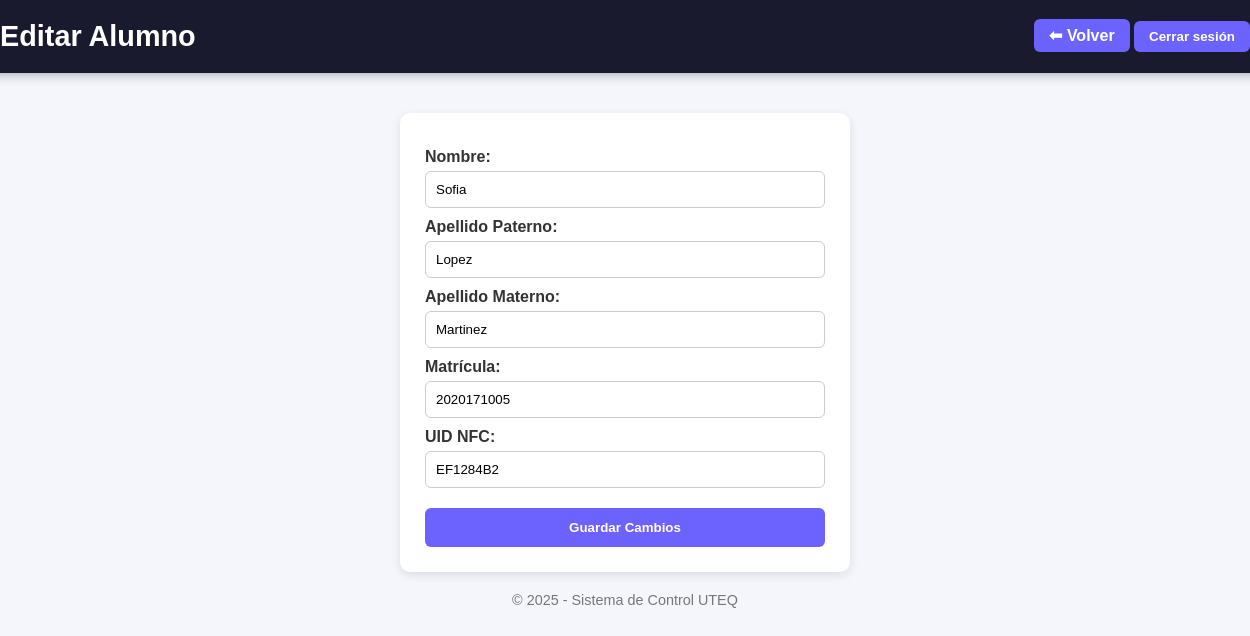
Screenshot of /admin/editar_alumno.php?id=5 (signed in) with the database file from the repository.
### tables this page shows
CREATE TABLE alumnos (
  id_alumno INT AUTO_INCREMENT PRIMARY KEY,
  nombre VARCHAR(100) NOT NULL,
  ApellidoP VARCHAR(100) NOT NULL,
  ApellidoM VARCHAR(100) NOT NULL,
  matricula VARCHAR(50) UNIQUE,
  uid_nfc VARCHAR(50) UNIQUE   
);

### admin/editar_alumno.php (the view, shortened to what this page needs)
<?php
include("../basedatos/conexion.php");
$id = intval($_GET['id']);
$query = mysqli_query($conexion, "SELECT * FROM alumnos WHERE id_alumno = $id");
$alumno = mysqli_fetch_assoc($query);
?>
<!DOCTYPE html>
<html lang="es">
<head>
</head>
<body>
  <header>
    <h1>Editar Alumno</h1>
    <div>
      <a href="alumnos.php" class="volver">⬅ Volver</a>
      <form action="../sesion/logout.php" method="POST" style="display:inline;">
        <button type="submit" class="logout">Cerrar sesión</button>
      </form>
    </div>
  </header>
  <main>
    <form method="POST">
      <label>Nombre:</label>
      <input type="text" name="nombre" value="<?php echo $alumno['nombre']; ?>" required>
      <label>Apellido Paterno:</label>
      <input type="text" name="ApellidoP" value="<?php echo $alumno['ApellidoP']; ?>" required>
      <label>Apellido Materno:</label>
      <input type="text" name="ApellidoM" value="<?php echo $alumno['ApellidoM']; ?>" required>
      <label>Matrícula:</label>
      <input type="text" name="matricula" value="<?php echo $alumno['matricula']; ?>" required>
      <label>UID NFC:</label>
      <input type="text" name="uid_nfc" value="<?php echo $alumno['uid_nfc']; ?>">
      <input type="submit" name="actualizar" value="Guardar Cambios">
    </form>
  </main>
  <footer>
    © <?php echo date('Y'); ?> - Sistema de Control UTEQ
  </footer>
</body>
</html>

### admin/editar_alumno.php (style rules this page uses)
body { margin: 0; font-family: 'Poppins', sans-serif; background: #f4f6fc; display: flex; flex-direction: column; align-items: center; min-height: 100vh; }
header { background: #1a1a2e; color: #fff; width: 100%; padding: 20px 40px; display: flex; justify-content: space-between; align-items: center; box-shadow: 0 2px 10px rgba(0,0,0,0.3); }
h1 { margin: 0; font-size: 1.8rem; }
.volver, .logout { background: #6c63ff; border: none; color: #fff; padding: 8px 15px; border-radius: 6px; cursor: pointer; font-weight: bold; transition: 0.3s; text-decoration: none; }
main { margin-top: 40px; background: #fff; padding: 25px; border-radius: 10px; width: 400px; box-shadow: 0 3px 10px rgba(0,0,0,0.1); }
form { display: flex; flex-direction: column; }
label { margin-top: 10px; font-weight: bold; color: #333; }
input[type="text"] { padding: 10px; margin-top: 5px; border-radius: 6px; border: 1px solid #ccc; }
input[type="submit"] { background: #6c63ff; border: none; color: #fff; font-weight: bold; padding: 12px; border-radius: 6px; margin-top: 20px; cursor: pointer; transition: 0.3s; }
footer { text-align: center; padding: 20px; color: #777; font-size: 0.9rem; }

### rows the page displays
alumnos: nombre "Sofia", ApellidoP "Lopez", ApellidoM "Martinez", matricula "2020171005", uid_nfc "EF1284B2"
